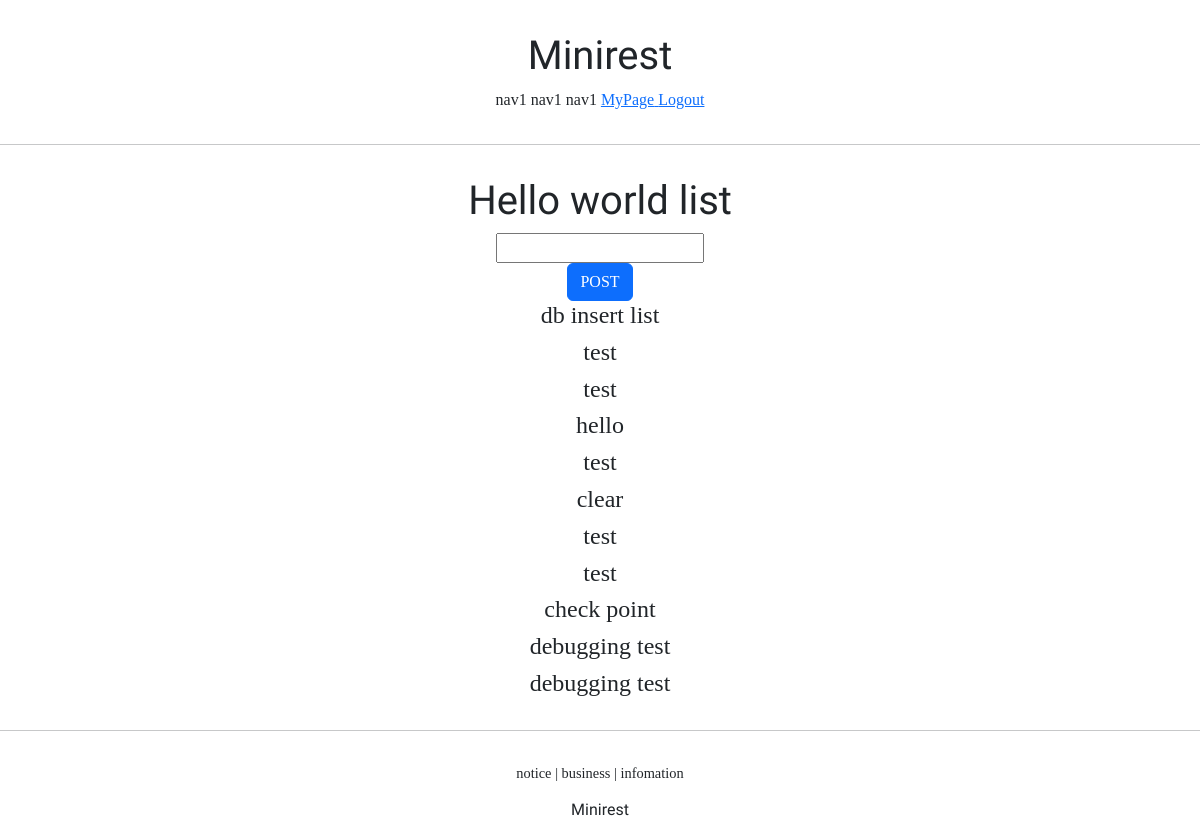
/accounts/hello_world/ (signed in), run on the app's committed database.
### account/models.py (models this page shows)
class HelloWorld(models.Model):
    text = models.CharField(max_length=255, null=False)

### account/views.py (the view)
# urls.py: path('hello_world/', hello_world, name='hello_world'),
@login_required
def hello_world(request):
    if request.method == 'POST':
        temp = request.POST.get('hello_world_input')
        new_hello_world = HelloWorld()
        new_hello_world.text = temp
        new_hello_world.save()
        return HttpResponseRedirect(reverse('account:hello_world'))
    else:
        hello_world_list = HelloWorld.objects.all()
        return render(request, 'account/hello_world.html', context={'hello_world_list':hello_world_list})

### account/templates/account/hello_world.html (shortened to what this page needs)
{% extends 'base.html' %}
{% block content %}
    <div style="border-radius: 1rem; margin: 2rem; text-align: center;">
        <h1 style="font-family: 'The Nautigal', cursive;">
            Hello world list
        </h1>
        <form action="/account/hello_world/" method="post">
            <div>
                <input type="text" name="hello_world_input">
            </div>
            <div>
                <input type="submit" class="btn btn-primary" value="POST">
            </div>
        </form>
        {% if hello_world_list %}
            {% for hello_world in hello_world_list %}
            <h4>
                {{ hello_world.text }}
            </h4>
            {% endfor %}
        {% endif %}
    </div>
{% endblock %}

### templates/base.html
<!DOCTYPE html>
<html lang="ko">
{% include 'head.html' %}
<body style="font-family: 'NanumSquareR';">
    {% include 'header.html' %}
    <hr>
    {% block content %}
    {% endblock %}
    <hr>
    {% include 'footer.html' %}
</body>
</html>

### templates/head.html (shortened to what this page needs)
{% load static %}
<head>
    <link href="https://cdn.jsdelivr.net/npm/bootstrap@5.2.0-beta1/dist/css/bootstrap.min.css" rel="stylesheet">
    <link rel="stylesheet" type="text/css" href="{% static 'base.css' %}">
</head>

### templates/header.html
<div class="minirest_header">
    <h1 class="minirest_logo">Minirest</h1>
    <div>
        <span>nav1</span>
        <span>nav1</span>
        <span>nav1</span>
        {% if not user.is_authenticated %}
        <a href="{% url 'account:login' %}?next={{ request.path }}">
            <span>Login</span>
        </a>
        <a href="{% url 'account:create' %}">
            <span>SingUp</span>
        </a>
        {% else %}
        <a href="{% url 'account:detail' pk=user.pk %}">
            <span>MyPage</span>
        </a>
        <a href="{% url 'account:logout' %}?next={{ request.path }}">
            <span>Logout</span>
        </a>
        {% endif %}
    </div>
</div>

### templates/footer.html
<div class="minirest_footer">
    <div class="minirest_footer_button">
        <span>notice</span> |
        <span>business</span> |
        <span>infomation</span>
    </div>
    <div style="margin-top: 1rem;">
        <h6 class="minirest_logo">Minirest</h6>
    </div>
</div>

### static/base.css (style rules this page uses)
.minirest_logo { font-family: 'The Nautigal', cursive; }
.minirest_header { text-align: center; margin: 2rem 0; }
.minirest_footer { text-align: center; margin-top: 2rem; }
.minirest_footer_button { font-size: .9rem; }

### data on the page
HelloWorld: text "db insert list"
HelloWorld: text "test"
HelloWorld: text "test"
HelloWorld: text "hello"
HelloWorld: text "test"
HelloWorld: text "clear"
HelloWorld: text "test"
HelloWorld: text "test"
HelloWorld: text "check point"
HelloWorld: text "debugging test"
HelloWorld: text "debugging test"
